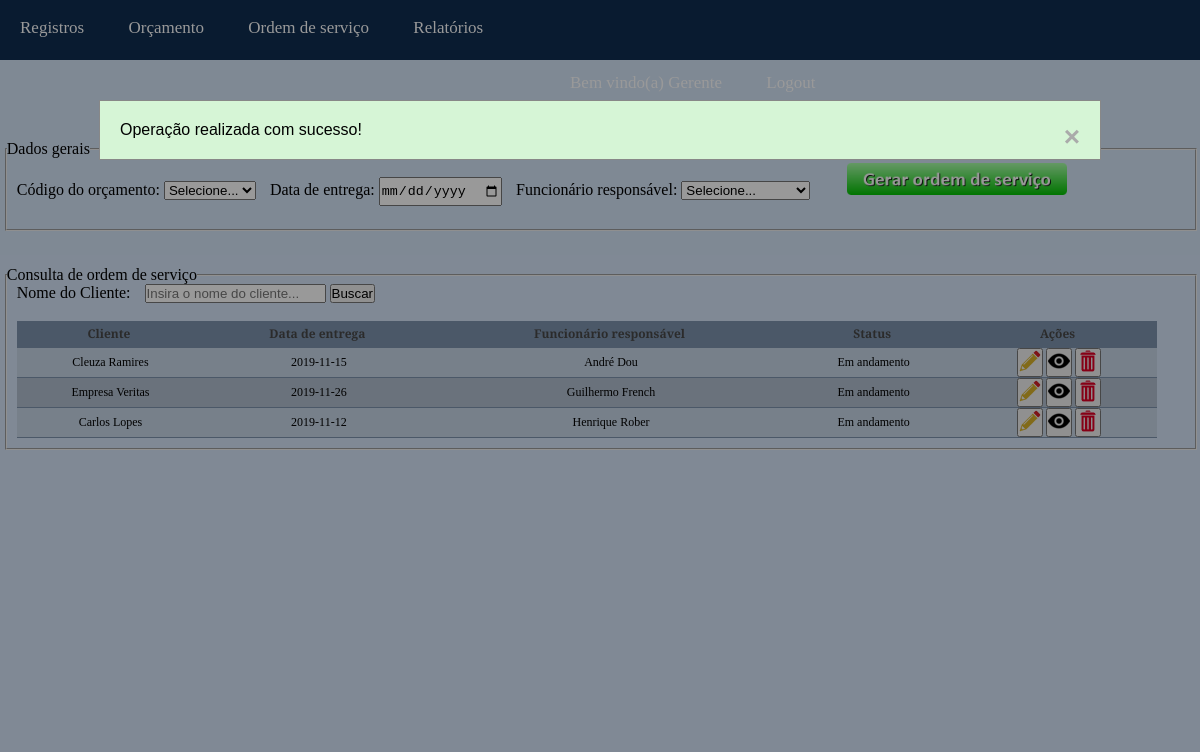
/php/ordemServicoForm.php?retorno=1 (signed in), run on the app's committed database.
### tables this page shows
CREATE TABLE `ordens_de_servicos` (
  `codigo` int(10) UNSIGNED ZEROFILL NOT NULL COMMENT 'Determina o código de uma ordem de serviço.',
  `data_entrega` date NOT NULL COMMENT 'Informa a data de entrega prevista do finalizamento da ordem de serviço.',
  `data_emissao` date NOT NULL COMMENT 'Informa a data de emissão da ordem de serviço.',
  `status` tinyint(1) UNSIGNED NOT NULL COMMENT 'Informa o status da ordem de serviço.\nEx.: 1-Em andamento, 2-Finalizada...',
  `orcamentos_codigo` int(10) UNSIGNED ZEROFILL NOT NULL COMMENT 'Informa o código do orçamento da tabela Orçamentos.',
  `usuarios_codigo` int(10) UNSIGNED ZEROFILL NOT NULL COMMENT 'Informa o código do usuário da tabela Usuarios'
);

CREATE TABLE `clientes` (
  `id` int(10) UNSIGNED ZEROFILL NOT NULL COMMENT 'Determina o código do cliente.',
  `nome` varchar(45) NOT NULL COMMENT 'Informa o nome do cliente.',
  `tel1` bigint(11) UNSIGNED NOT NULL COMMENT 'Informa um dos telefones do cliente.',
  `tel2` bigint(11) UNSIGNED DEFAULT NULL COMMENT 'Informa um dos telefones do cliente.',
  `email` varchar(80) DEFAULT NULL COMMENT 'Informa o email do respectivo cliente.',
  `rua` varchar(25) NOT NULL COMMENT 'Informa a rua da residência do cliente.',
  `bairro` varchar(30) NOT NULL COMMENT 'Informa o bairro da residência do cliente.',
  `cidade` varchar(45) NOT NULL COMMENT 'Informa a cidade da residência do cliente.',
  `numero` int(5) UNSIGNED NOT NULL COMMENT 'Informa o número da residência do cliente.',
  `cpf` bigint(11) UNSIGNED ZEROFILL DEFAULT NULL COMMENT 'Informa o CPF do cliente.\n',
  `cnpj` bigint(15) UNSIGNED ZEROFILL DEFAULT NULL COMMENT 'Informa o CNPJ do cliente, caso ele seja empresarial.',
  `estado` char(2) NOT NULL COMMENT 'Informa qual o estado da residência do cliente.\nEx.: SC, SP...',
  `cep` int(8) UNSIGNED NOT NULL COMMENT 'Informa o CEP da residência do cliente.',
  `inscricao_estadual` bigint(15) UNSIGNED DEFAULT NULL COMMENT 'Informa a inscrição estadual da residência do cliente, caso for empresarial.'
);

CREATE TABLE `usuarios` (
  `codigo` int(10) UNSIGNED ZEROFILL NOT NULL COMMENT 'Determina o codigo do usuário',
  `email` varchar(80) NOT NULL COMMENT 'Informa o email para o login do usuário.',
  `senha` char(32) NOT NULL COMMENT 'Informa a senha para o login do usuário',
  `nivel` tinyint(1) UNSIGNED NOT NULL COMMENT 'Informa o nível que o usuário terá.\nEx.: 1 - Atendente, 2- Estampador, 3-Gerente.',
  `nome_func` varchar(45) NOT NULL COMMENT 'Informa o nome do funcionário relacionado ao seu usuário.'
);

### php/ordemServicoForm.php (the view, shortened to what this page needs)
<?php
if(isset($_SESSION['nivelLogado'])==true && $_SESSION['nivelLogado']==3){
?>
<!DOCTYPE html>
<html lang="pt-br">
<head>
  <link rel="stylesheet" href="../css/ordemServico.css">
</head>
<body>
<?php include("menuAdm.php"); ?>
<section id="registroCliente">
  <h1>Ordem de serviço</h1>
</section>
<main id="conteudoPrincipal">
  <div class="divs" id="divCadastro">
    <fieldset id="fieldCadastro">
      <legend >Dados gerais</legend>
      <form action="ordemServico.php" method="POST" id="formCadastro" onsubmit="return validarCampos()">
        <label class="campos" for="orcamento">Código do orçamento:</label>
        <select id="orcamento" name="orcamento">
          <option value="0">Selecione...</option>
          <?php
            require_once("conexaoBanco.php");
        		?>
        </select>
        <label class="campos" for="dataEntrega">Data de entrega:</label>
        <input class="camposForm" type="date" name="dataEntrega" id="dataEntrega" required>
        <label class="campos" for="funcExecutor">Funcionário responsável:</label>
        <select id="funcExecutor" name="funcExecutor">
          <option value="0">Selecione...</option>
        </select>
        <button type="submit" class="botoes">
          <img class="botoesImg" src="../imgs/buttonGerarordem.png" alt="Botão para gerar a ordem de serviço">
        </button>
      </form>
    </fieldset>
  </div>
  <div class="divs" id="divConsulta">
    <fieldset id="fieldConsulta">
      <legend>Consulta de ordem de serviço</legend>
      <form action="ordemServicoForm.php" method="GET">
        <label for="consultaNomeCliente" id="labelConsultaNome">Nome do Cliente:</label>
        <input type="text" name="consultaNomeCliente" id="consultaNomeCliente" placeholder="Insira o nome do cliente...">
        <button type="submit">Buscar</button>
      </form>
      <table>
        <tr>
          <th>Cliente</th>
          <th>Data de entrega</th>
          <th>Funcionário responsável</th>
          <th>Status</th>
          <th>Ações</th>
        </tr>
        <?php
        if(isset($_GET['consultaNomeCliente']) && $_GET['consultaNomeCliente']==""){
          $comando3 = "SELECT ordem.codigo, cli.nome, ordem.data_entrega, usu.nome_func, ordem.status FROM ordens_de_servicos AS ordem JOIN orcamentos AS orca ON ordem.orcamentos_codigo = orca.codigo JOIN usuarios AS usu ON ordem.usuarios_codigo=usu.codigo JOIN clientes AS cli ON orca.clientes_id = cli.id";
        }
        elseif (isset($_GET['consultaNomeCliente'])==false ){
          $comando3 = "SELECT ordem.codigo, cli.nome, ordem.data_entrega, usu.nome_func, ordem.status FROM ordens_de_servicos AS ordem JOIN orcamentos AS orca ON ordem.orcamentos_codigo = orca.codigo JOIN usuarios AS usu ON ordem.usuarios_codigo=usu.codigo JOIN clientes AS cli ON orca.clientes_id = cli.id";
        }
        $resultado3=mysqli_query($conexao,$comando3);
        $linhas2=mysqli_num_rows($resultado3);
        if($linhas2==0){
        ?>
        <tr><td colspan="5">Nenhuma ordem de serviço encontrado</td></tr>
        <?php
        }else{
          $ordens = array();
          while($cadaOrdens =mysqli_fetch_assoc($resultado3)){
            array_push($ordens,$cadaOrdens);
          }
          foreach($ordens as $cadaOrdens){
         ?>
        <tr>
          <td><?=$cadaOrdens['nome'];?></td>
          <td><?=$cadaOrdens['data_entrega'];?></td>
          <td><?=$cadaOrdens['nome_func'];?></td>
          <td>
            <?php
              if($cadaOrdens['status']==1){
                echo "Em andamento";
              }else{
                echo "Finalizado";
              }
          ?>
          </td>
          <td>
            <?php
            if($cadaOrdens['status']==1){
            ?>
            <form action="editaOrdemForm.php" method="POST" class="formBotao">
              <button type="submit"><img src="../imgs/pencil.png" alt="Botão lápis"></button>
            </form>
            <?php
            }
            ?>
            <form action="visualizaOrdem.php" method="POST" class="formBotao">
              <button type="submit"><img src="../imgs/eye.png" alt="Botão olho"></button>
            </form>
            <?php
            if($cadaOrdens['status']==1){
            ?>
            <form action="excluirOrdem.php" method="POST" class="formBotao">
              <button type="submit"><img src="../imgs/trash.png" alt="Botão lixeiro"></button>
            </form>
            <?php
            }
            ?>
          </td>
        </tr>
         <?php
        }
      }
          ?>
      </table>
    </fieldset>
  </div>
</main>
<?php
  if(isset($_GET['retorno'])==true){
    if($_GET['retorno']==0){
      $msgPopup="Erro ao realizar a operação!";
      include ("../alertas/erro.php");
    }else if($_GET['retorno']==1){
      include ("../alertas/sucesso.php");
    }
  }
?>
</body>
</html>
<?php
}
else{
  header("Location: login.php");
}
?>

### css/ordemServico.css (style rules this page uses)
* { margin: 0px; padding: 0px; }
html, body { height: 100%; width: 100%; background-color: #D4E4F7; }
#registroCliente { height: 10%; width: 100%; text-align: center; background-color: #D4E4F7; }
h1 { font-family: 'Bree Serif', serif; font-size:35px; color: #B85B14; padding-top: 10px; }
#conteudoPrincipal { height: 73%; width: 100%; background-color: #D4E4F7; }
.divs { width: 100%; font-family: 'Bree Serif', serif; }
#divCadastro { height: 20%; }
#divConsulta { height: 50%; margin-top: 9px; }
#formCadastro { height: 90%; }
#fieldCadastro { margin-bottom: 10px; width: 99%; margin-left: 0.4%; padding-bottom: 20px; }
#fieldConsulta { margin-bottom: 20px; width: 99%; margin-left: 0.4%; }
.camposForm { height: 25px; margin-top: 10px; margin-bottom: 3px; }
.campos, #labelConsultaNome, table { margin-left: 10px; }
#labelConsultaNome { margin-right: 10px; }
table { width: 96%; border-collapse: collapse; margin-top: 1.5%; margin-bottom: 10px; }
.botoes { background-color: transparent; border: none; margin-top: 5px; margin-left: 5px; }
.botoesImg { width: 80%; }
.formBotao { text-align: center; display: inline-block; }
th { background-color:#7c92ad; font-size: 12px; color:#484848; padding-left:4px; padding-right:4px; border-bottom:solid 1px #7c92ad; height:26px; padding-right:5px; }
tr:nth-child(odd) { background-color:#b1bece; }
tr:nth-child(even) { background-color:#c5d4e5; }
tr, td { height:26px; padding-left:4px; padding-right:2px; font-family: 'Bree Serif', serif; text-align: center; font-size:12px; white-space:nowrap; border-bottom:solid 1px #7c92ad; }

### data on the page
ordens_de_servicos: clientes.nome "Cleuza Ramires", data_entrega "2019-11-15", usuarios_codigo.nome_func "André Dou", status "Em andamento"
ordens_de_servicos: clientes.nome "Empresa Veritas", data_entrega "2019-11-26", usuarios_codigo.nome_func "Guilhermo French", status "Em andamento"
ordens_de_servicos: clientes.nome "Carlos Lopes", data_entrega "2019-11-12", usuarios_codigo.nome_func "Henrique Rober", status "Em andamento"

### other printed values
$msgPopup "Operação realizada com sucesso!"
